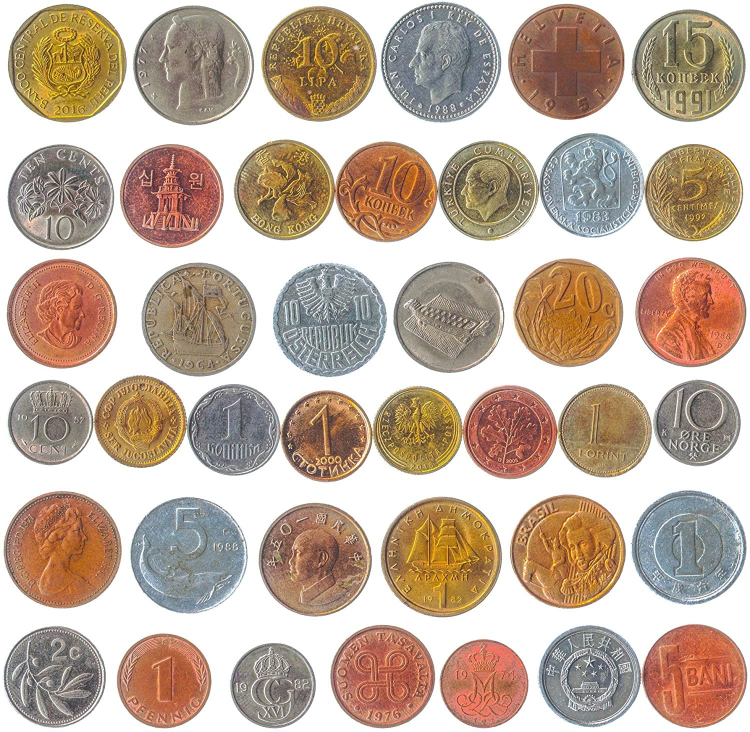
#> input picture data/raw/02e080206f.jpg, 1500 x 1463 px (shown at 1/2 size); its folder holds only this picture in this run
$ python run_edge_detection.py data/raw/02e080206f.jpg
#> lines starting #> are read from the running program, lines starting #| are printed output that depends on the picture; after the words box and inside, x2 and y2 are one past the last pixel; in counts of white or black regions, pixels touching at a corner belong together
### src/preprocessing.py
import cv2
import numpy as np
import os
import scipy.ndimage as ndi

class Preprocessor:
    def __init__(self, output_dir="data/processed", debug_dir="outputs/debug", resize_to=None):
        self.output_dir = output_dir
        self.debug_dir = debug_dir
        self.resize_to = resize_to

        os.makedirs(output_dir, exist_ok=True)
        os.makedirs(debug_dir, exist_ok=True)

    def preprocess_image(self, image_path, visualize=True):
        # Step 1: Load image
        img = cv2.imread(image_path)
        if img is None:
            raise ValueError(f"Image not found: {image_path}")

        if self.resize_to is not None:
            img = cv2.resize(img, self.resize_to)

        # Step 2: Convert to grayscale
        gray = cv2.cvtColor(img, cv2.COLOR_BGR2GRAY)

        # FIX: Removed the MORPH_OPEN and MORPH_CLOSE operations that were
        # creating artificial sharp noise inside the coins.
        median = cv2.medianBlur(gray, 7) # Increased to 7 to wipe out coin textures
        blurred = cv2.GaussianBlur(median, (7, 7), 1.5)

        if visualize:
            # Just pass 'gray' to satisfy the existing debug variables
            self._save_debug(image_path, img, gray, gray, gray, median, blurred)

        filename = os.path.basename(image_path)
        output_path = os.path.join(self.output_dir, filename)
        cv2.imwrite(output_path, blurred)

        return blurred, output_path

    # [24 lines left out: functions _save_debug, process_folder, not called in this run]

### src/edge_detection.py
"""
Edge Detection from Scratch
===========================

Implements the Canny-style edge detection pipeline manually using NumPy + SciPy:

    1. Sobel gradients (Kx, Ky kernels convolved via scipy.signal.convolve2d)
    2. Gradient magnitude and direction
    3. Non-maximum suppression (thins edges to 1-pixel using gradient direction)
    4. Double threshold (low_ratio=0.05, high_ratio=0.15) -> strong / weak / suppressed
    5. Hysteresis (keep weak pixels only if connected to strong ones)
    6. Validation against cv2.Canny on the same image

The only OpenCV calls used are:
    - cv2.imread          (loading)
    - cv2.cvtColor        (BGR -> grayscale)
    - cv2.GaussianBlur    (blurring) — done by the preprocessing stage
    - cv2.Canny           (validation only)

Input  : blurred grayscale image (NumPy uint8 2-D array) from preprocessing
Output : binary edge map saved as edge_map.png  (input to circle detection)
"""

import os
import cv2
import numpy as np
import matplotlib.pyplot as plt
from scipy.signal import convolve2d
from scipy.ndimage import binary_dilation

class EdgeDetector:
    Kx = np.array([[-1, 0, 1], [-2, 0, 2], [-1, 0, 1]], dtype=np.float32)
    Ky = np.array([[-1, -2, -1], [ 0,  0,  0], [ 1,  2,  1]], dtype=np.float32)

    def __init__(self, low_ratio=0.08, high_ratio=0.20,
                 output_dir="data/edges", debug_dir="outputs/edge_debug"):
        self.low_ratio = low_ratio
        self.high_ratio = high_ratio
        self.output_dir = output_dir
        self.debug_dir = debug_dir
        os.makedirs(self.output_dir, exist_ok=True)
        os.makedirs(self.debug_dir, exist_ok=True)

    def sobel_filters(self, img):
        img_f = img.astype(np.float32)
        Ix = convolve2d(img_f, self.Kx, mode='same', boundary='symm')
        Iy = convolve2d(img_f, self.Ky, mode='same', boundary='symm')

        magnitude = np.hypot(Ix, Iy)
        if magnitude.max() > 0:
            magnitude = magnitude / magnitude.max() * 255.0

        direction = np.arctan2(Iy, Ix)
        return magnitude.astype(np.float32), direction.astype(np.float32)

    def non_max_suppression(self, magnitude, direction):
        """Vectorized thinning."""
        H, W = magnitude.shape
        out = np.zeros((H, W), dtype=np.float32)
        angle = np.rad2deg(direction) % 180

        # Shifted arrays for fast neighbor comparisons
        mag_up = np.pad(magnitude, ((1, 0), (0, 0)))[:-1, :]
        mag_down = np.pad(magnitude, ((0, 1), (0, 0)))[1:, :]
        mag_left = np.pad(magnitude, ((0, 0), (1, 0)))[:, :-1]
        mag_right = np.pad(magnitude, ((0, 0), (0, 1)))[:, 1:]
        mag_up_left = np.pad(magnitude, ((1, 0), (1, 0)))[:-1, :-1]
        mag_up_right = np.pad(magnitude, ((1, 0), (0, 1)))[:-1, 1:]
        mag_down_left = np.pad(magnitude, ((0, 1), (1, 0)))[1:, :-1]
        mag_down_right = np.pad(magnitude, ((0, 1), (0, 1)))[1:, 1:]

        mask_0 = ((angle >= 0) & (angle < 22.5)) | ((angle >= 157.5) & (angle < 180))
        keep_0 = (magnitude >= mag_left) & (magnitude >= mag_right)

        # FIX: 45 degree angle points down-right (+x, +y).
        # Compare with up-left and down-right neighbors.
        mask_45 = (angle >= 22.5) & (angle < 67.5)
        keep_45 = (magnitude >= mag_up_left) & (magnitude >= mag_down_right)

        mask_90 = (angle >= 67.5) & (angle < 112.5)
        keep_90 = (magnitude >= mag_up) & (magnitude >= mag_down)

        # FIX: 135 degree angle points down-left (-x, +y).
        # Compare with down-left and up-right neighbors.
        mask_135 = (angle >= 112.5) & (angle < 157.5)
        keep_135 = (magnitude >= mag_down_left) & (magnitude >= mag_up_right)

        keep = (mask_0 & keep_0) | (mask_45 & keep_45) | (mask_90 & keep_90) | (mask_135 & keep_135)
        out[keep] = magnitude[keep]
        return out

    def double_threshold(self, img):
        high_thresh = img.max() * self.high_ratio
        low_thresh  = img.max() * self.low_ratio
        STRONG, WEAK = np.uint8(255), np.uint8(75)

        result = np.zeros_like(img, dtype=np.uint8)
        result[img >= high_thresh] = STRONG
        result[(img >= low_thresh) & (img < high_thresh)] = WEAK
        return result, WEAK, STRONG

    def hysteresis(self, img, weak, strong=255):
        """Vectorized hysteresis using morphological dilation."""
        strong_mask = (img == strong)
        weak_mask = (img == weak)
        structure = np.ones((3, 3), dtype=bool)

        while True:
            dilated = binary_dilation(strong_mask, structure=structure)
            new_strong = dilated & weak_mask

            if not new_strong.any():
                break

            strong_mask |= new_strong
            weak_mask &= ~new_strong

        out = np.zeros_like(img)
        out[strong_mask] = strong
        return out

    def detect(self, blurred_gray):
        magnitude, direction = self.sobel_filters(blurred_gray)
        nms = self.non_max_suppression(magnitude, direction)
        thresh, weak, strong = self.double_threshold(nms)
        edges = self.hysteresis(thresh, weak, strong) # type: ignore

        # Post-process final binary edge map: remove tiny speckles by
        # filtering connected components by area. Avoid morphological
        # opening here because it erases 1-pixel-wide contours.
        edges = edges.astype(np.uint8)

        # Remove small connected components (specks) below an area threshold
        num_labels, labels, stats, centroids = cv2.connectedComponentsWithStats(edges, connectivity=8)
        min_area = 8
        for i in range(1, num_labels):
            area = stats[i, cv2.CC_STAT_AREA]
            if area < min_area:
                edges[labels == i] = 0

        return {
            "input": blurred_gray, "magnitude": magnitude,
            "direction": direction, "nms": nms,
            "thresholded": thresh, "edge_map": edges,
        }

    def visualize(self, stages, save_path=None, show=True):
        canny = cv2.Canny(stages["input"].astype(np.uint8), 50, 150)
        fig, axes = plt.subplots(2, 3, figsize=(14, 9))
        panels = [
            ("1. Blurred Grayscale (input)",        stages["input"],       "gray"),
            ("2. Sobel Gradient Magnitude",         stages["magnitude"],   "gray"),
            ("3. Non-Maximum Suppression",          stages["nms"],         "gray"),
            ("4. Double Threshold (strong/weak)",   stages["thresholded"], "gray"),
            ("5. Hysteresis — Final Edge Map",      stages["edge_map"],    "gray"),
            ("6. cv2.Canny (validation)",           canny,                 "gray"),
        ]
        for ax, (title, im, cmap) in zip(axes.ravel(), panels):
            ax.imshow(im, cmap=cmap)
            ax.set_title(title, fontsize=11)
            ax.axis("off")

        plt.suptitle("Edge Detection — Pipeline Stages", fontsize=14, fontweight="bold")
        plt.tight_layout()
        if save_path: plt.savefig(save_path, dpi=150, bbox_inches="tight")
        if show: plt.show()
        else: plt.close(fig)
        return canny

    def run(self, blurred_gray, edge_map_name="edge_map.png", panel_name="panel.png", show=True):
        stages = self.detect(blurred_gray)
        edge_path  = os.path.join(self.output_dir, edge_map_name)
        panel_path = os.path.join(self.debug_dir,  panel_name)
        cv2.imwrite(edge_path, stages["edge_map"])
        self.visualize(stages, save_path=panel_path, show=show)
        return edge_path, panel_path, stages

### run_edge_detection.py
"""
Run the Edge Detection pipeline (from scratch).
================================================

Usage
-----
    python run_edge_detection.py                      # uses the first image in data/raw
    python run_edge_detection.py path/to/image.jpg    # uses a specific image
    python run_edge_detection.py --no-show ...        # save plot to disk, don't pop a window

Pipeline:
    Raw image -> Preprocessor   -> blurred grayscale
              -> EdgeDetector   -> binary edge_map.png

Outputs:
    data/edges/edge_map.png                       <- input to circle detection
    outputs/edge_debug/edge_detection_stages.png  <- 6-panel matplotlib plot
"""

import os
import sys
import argparse

from src.preprocessing import Preprocessor
from src.edge_detection import EdgeDetector


# [5 lines left out: function first_image_in, not called in this run]


def main():
    parser = argparse.ArgumentParser()
    parser.add_argument("image", nargs="?", default=None,
                        help="Path to an input image (defaults to first image in data/raw)")
    parser.add_argument("--no-show", action="store_true",
                        help="Save the 6-panel plot but don't open a window")
    parser.add_argument("--low-ratio",  type=float, default=0.05)
    parser.add_argument("--high-ratio", type=float, default=0.15)
    args = parser.parse_args()

    image_path = args.image or first_image_in("data/raw")
    print(f"Input image: {image_path}")

    # ------------------------------------------------------------------ #
    # Stage 1 - Preprocessing                                             #
    # ------------------------------------------------------------------ #
    preprocessor = Preprocessor()
    blurred_gray, prep_path = preprocessor.preprocess_image(image_path,
                                                            visualize=False)
#> in preprocess_image, img is the input picture: shape (1463, 1500, 3); mean B, G, R 158.5, 174.1, 193.2
#> in preprocess_image, `blurred = cv2.GaussianBlur(median, (7, 7), 1.5)`:
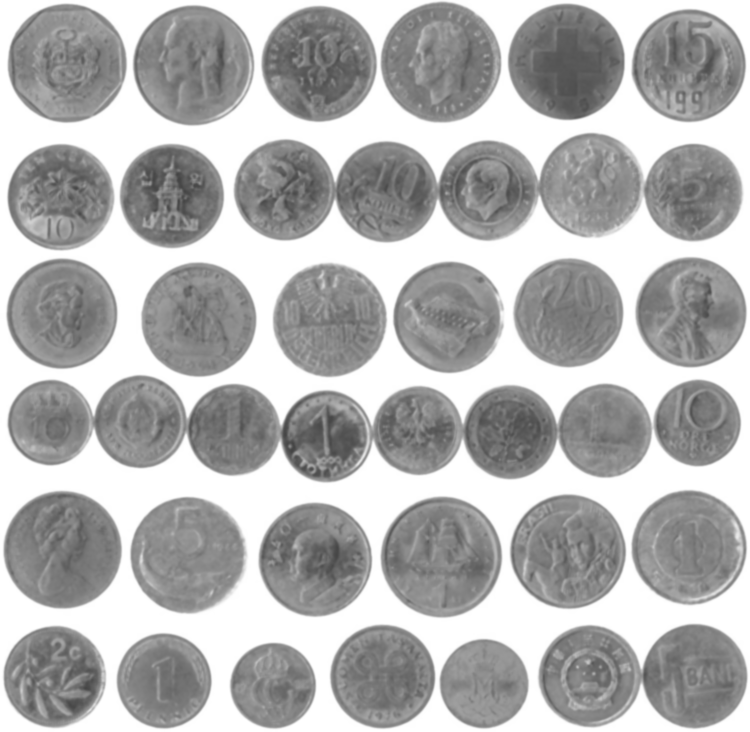
#> blurred: shape (1463, 1500) (shown at 1/2 size); min 67, max 255, mean 177.3
#> prep_path = 'data/processed/02e080206f.jpg'
    print(f"Preprocessing saved blurred grayscale -> {prep_path}")
#| Preprocessing saved blurred grayscale -> data/processed/02e080206f.jpg

    # ------------------------------------------------------------------ #
    # Stage 2 - Edge detection                                            #
    # ------------------------------------------------------------------ #
    detector = EdgeDetector(low_ratio=args.low_ratio,
                            high_ratio=args.high_ratio)
    edge_path, panel_path, _ = detector.run(
        blurred_gray,
        edge_map_name="edge_map.png",
        panel_name="edge_detection_stages.png",
        show=not args.no_show,
    )
#> in non_max_suppression, `mask_0 = ((angle >= 0) & (angle < 22.5)) | ((angle >= 157.5) & (angle ..`:
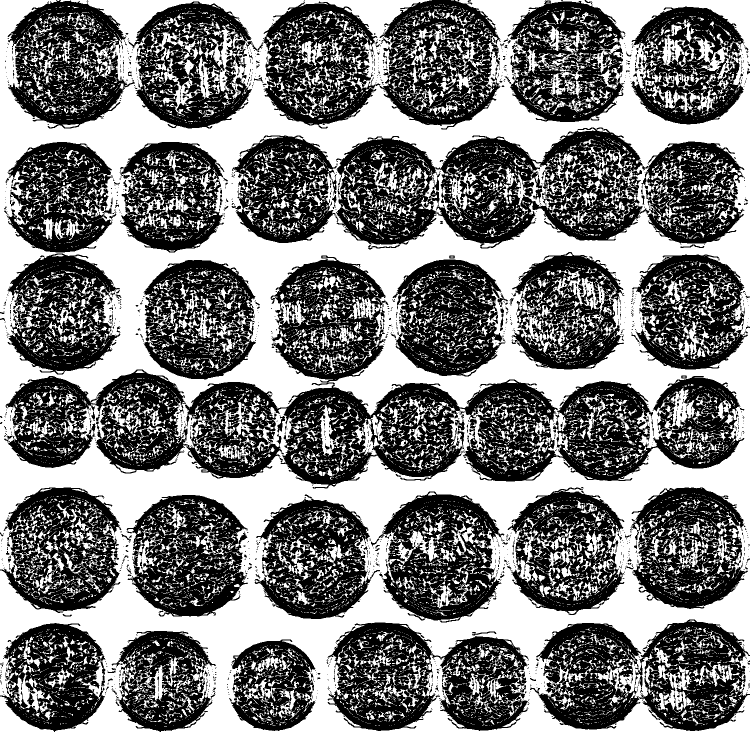
#> mask_0: shape (1463, 1500) bool (shown at 1/2 size); 48.1% white; 14097 white regions (11765 under 20 px), largest, box (x1, y1, x2, y2) and area: (0, 0, 1500, 1463) 769757, (299, 61, 401, 232) 3616, (1305, 1330, 1389, 1425) 2904
#> in double_threshold, `high_thresh = img.max() * self.high_ratio`: high_thresh = 38.25
#> in double_threshold, `low_thresh  = img.max() * self.low_ratio`: low_thresh = 12.75
#> in detect, `thresh, weak, strong = self.double_threshold(nms)`:
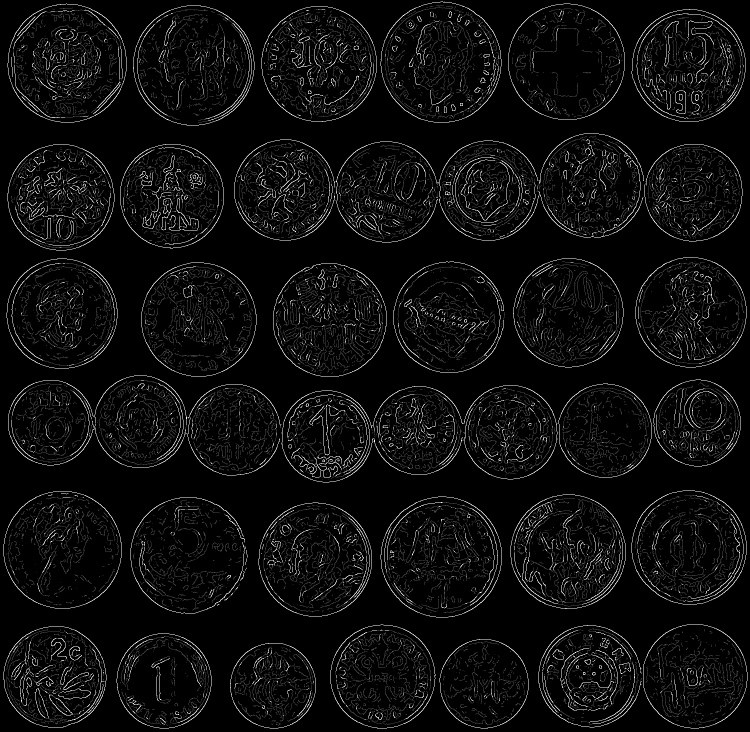
#> thresh: shape (1463, 1500) (shown at 1/2 size); min 0, max 255, mean 13.6
#> in detect, `thresh, weak, strong = self.double_threshold(nms)`: weak = 75; strong = 255
#> after the loop in hysteresis, `while True:`:
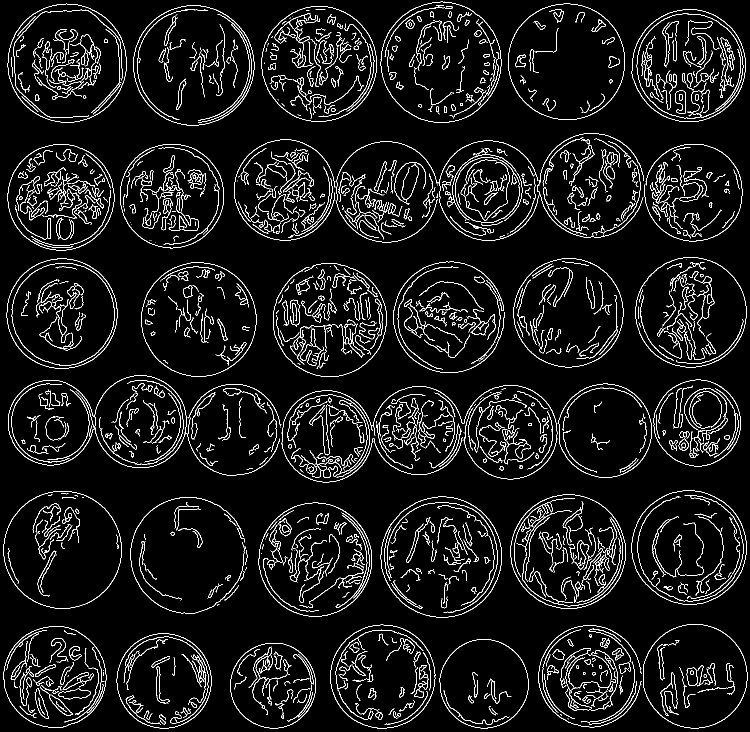
#> strong_mask: shape (1463, 1500) bool (shown at 1/2 size); 6.2% white in thin lines or dots
#> after the loop in hysteresis, `while True:`:
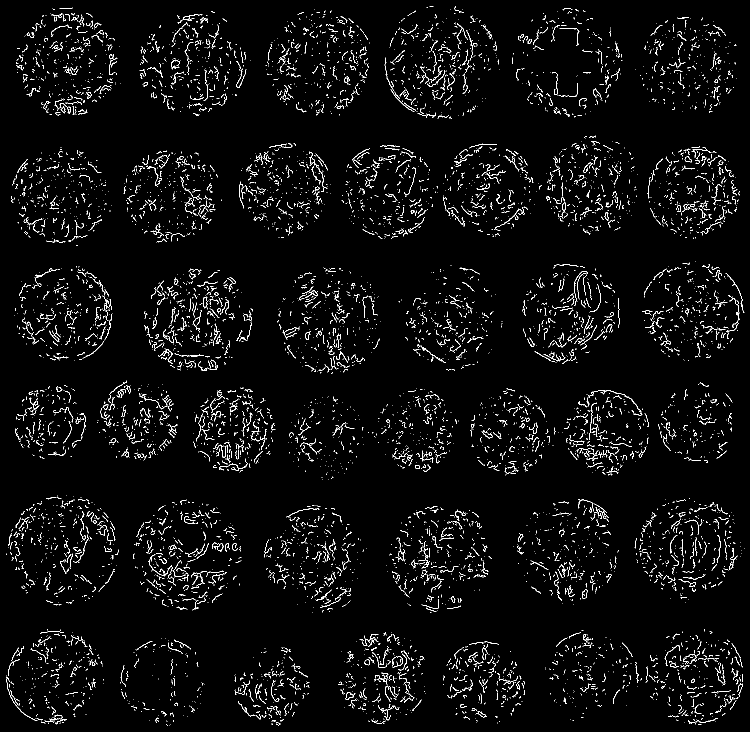
#> weak_mask: shape (1463, 1500) bool (shown at 1/2 size); 3.4% white in thin lines or dots
#> in detect, `num_labels, labels, stats, centroids = cv2.connectedComponentsWithStat..`:
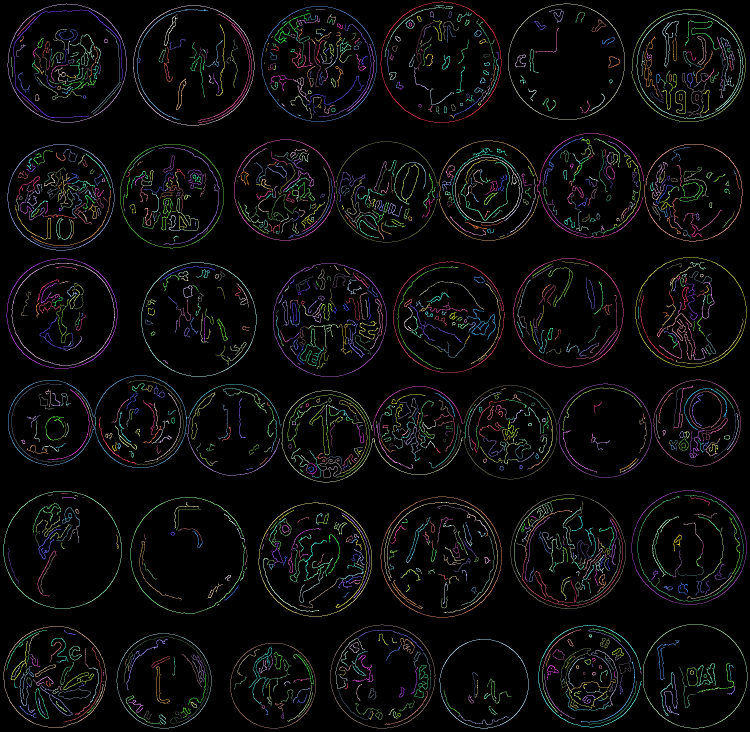
#> labels: shape (1463, 1500) int32 (shown at 1/2 size); 1570 distinct labels, from 0 to 1569; one colour per label, 0 black
#> in detect, `num_labels, labels, stats, centroids = cv2.connectedComponentsWithStat..`: num_labels = 1570; stats = 1570 rows, first 6: [0, 0, 1500, 1463, 2057808], [761, 3, 242, 242, 892], [15, 7, 239, 238, 875], [1016, 7, 233, 233, 857], [266, 11, 243, 240, 891], [769, 11, 137, 103, 266]; centroids = 1570 pairs, first value 23.35 to 1478.7, second value 18.36 to 1440.7
#> the loop in detect, `for i in range(1, num_labels):` made 1569 passes
#> area on passes 1 to 3: 892, 875, 857
#> in run, `stages = self.detect(blurred_gray)`: stages = 6 items
#> in visualize, `canny = cv2.Canny(stages["input"].astype(np.uint8), 50, 150)`:
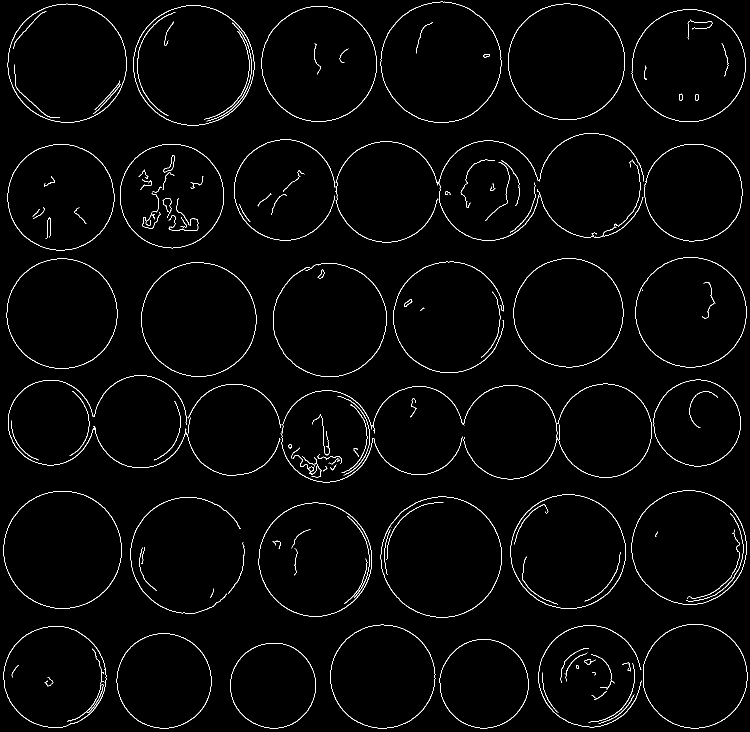
#> canny: shape (1463, 1500) (shown at 1/2 size); 1.9% white in thin lines or dots
#> the loop in visualize, `for ax, (title, im, cmap) in zip(axes.ravel(), panels):` made 6 passes
#> title on passes 1 to 6: '1. Blurred Grayscale (input)', '2. Sobel Gradient Magnitude', '3. Non-Maximum Suppression', '4. Double Threshold (strong/weak)', '5. Hysteresis — Final Edge Map', '6. cv2.Canny (validation)'
#> edge_path = 'data/edges/edge_map.png'

    print("\nDone.")
    print(f"  edge_map  : {edge_path}")
#|   edge_map  : data/edges/edge_map.png
    print(f"  6-panel   : {panel_path}")
#|   6-panel   : outputs/edge_debug/edge_detection_stages.png
    print("  -> ready for the circle-detection stage")


if __name__ == "__main__":
    main()
